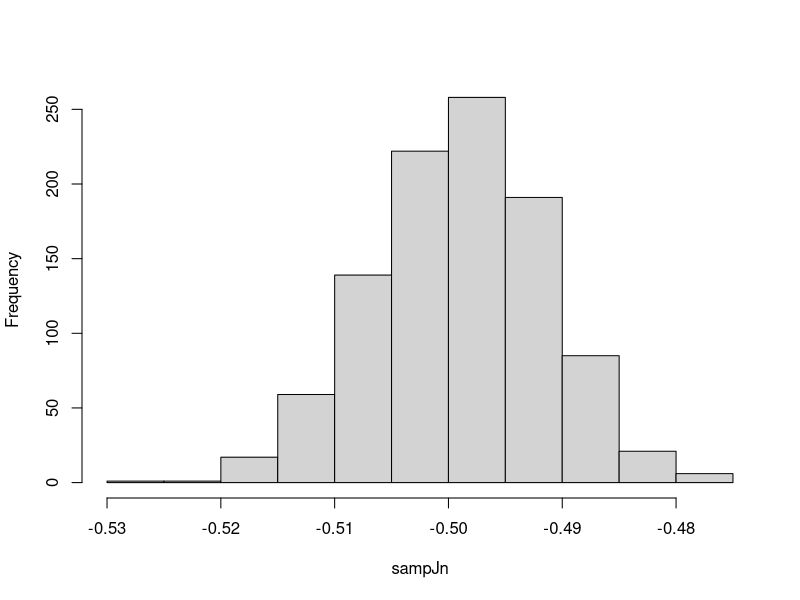
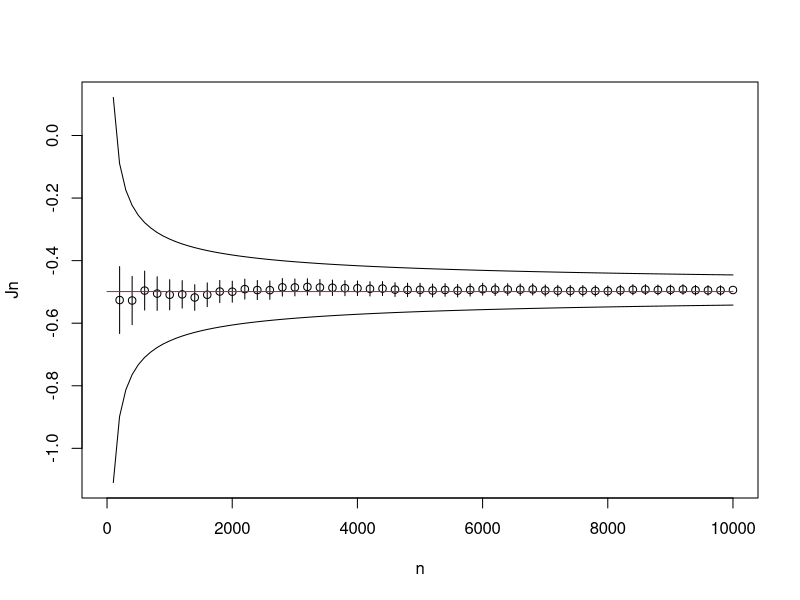

The R script that drew these images, in order: (Note: this script raises an error after producing the figures.)
## ---- chunk 1
func <- function(x){
  ifelse(x > 0 & x < 1, sin(x - 3.1415 / 3), 0)
}

n <- 10000
## ---- chunk 2
J <- integrate(func, lower = 0, upper = 1)$value
J
## ---- chunk 3
trapezInt <- function(func, step, lower = 0, upper = 1) {
  backValue <- func(lower)
  valueInt <- 0
  
  for (x in seq(lower + step, upper, step)){
    valueInt <- valueInt + (backValue + func(x)) / 2 * step
    backValue <- func(x)
  }
  
  valueInt
}

step <- 0.001
trapezInt(func, 0.001, 0, 1)
## ---- chunk 4
monteCarloInt <- function(func, prob, samp, dimension = 1){
  sum <- 0
  num <- length(samp)
  list.arg <- list()
  
  for (i in 1:dimension){
    list.arg[[i]] <- samp[seq(i, num, dimension)] 
  }
  
  mean(do.call(func, list.arg) / do.call(prob, list.arg))
}

monteCarloInt(func, dnorm, rnorm(n), 1)
## ---- chunk 5
rJn <- function(n, func, prob, gen_samp, dimension = 1) {
  replicate(n, monteCarloInt(func, prob, gen_samp(), dimension))
}

N <- 1000
sampJn <- rJn(N, func, function(x) dnorm(x), function() rnorm(n), 1)
hist(sampJn, xlab = "sampJn", main = "")
## ---- chunk 6
confidInterMonteCarlo <- function(func, prob, samp, dimension = 1, gamma = 0.95) {
  Jn <- monteCarloInt(func, prob, samp, dimension)
  num <- length(samp)
  list.arg <- list()
  
  for (i in 1:dimension){
    list.arg[[i]] <- samp[seq(i, num, dimension)] 
  }
  
  v <- sqrt(mean((do.call(func, list.arg) / do.call(prob, list.arg)) ** 2) - Jn ** 2)
  c(Jn - v * qnorm((gamma + 1) / 2) / sqrt(num / dimension), Jn, Jn + v * qnorm((gamma + 1) / 2) / sqrt(num / dimension))
}

confInter <- confidInterMonteCarlo(func, function(x) dnorm(x), rnorm(n), 1)
confInter
## ---- chunk 7
countIn <- 0

for (i in 1:N){
  confInter <- confidInterMonteCarlo(func, function(x) dnorm(x), rnorm(n), 1)
  if (J > confInter[1] & J < confInter[3]){
    countIn <- countIn + 1
  }
}

countIn / N
## ---- chunk 8
funcConfidInterMonteCarlo <- function(func, prob, samp, dimension = 1, gamma = 0.95) {
  Jn <- monteCarloInt(func, prob, samp, dimension)
  num <- length(samp)
  list.arg <- list()
  
  for (i in 1:dimension){
    list.arg[[i]] <- samp[seq(i, num, dimension)] 
  }
  
  num <- num / dimension
  v <- sqrt(mean((do.call(func, list.arg) / do.call(prob, list.arg)) ** 2) - Jn ** 2)
  c(function(t) Jn - v * qnorm((gamma + 1) / 2) * sqrt(num) * (0.1 + 3.15 * sqrt(t)) / floor(num * t),
    function(t) Jn + v * qnorm((gamma + 1) / 2) * sqrt(num) * (0.1 + 3.15 * sqrt(t)) / floor(num * t))
}

samp <- rnorm(n)
Jn <- monteCarloInt(func, function(x) dnorm(x), samp, 1)
funcCondInter <- funcConfidInterMonteCarlo(func, function(x) dnorm(x), samp, 1)

plot(n, Jn, xlim = c(0, n), ylim = c(funcCondInter[[1]](0.01), funcCondInter[[2]](0.01)))
lines(x = n * seq(0.01, 1, 0.01), y = funcCondInter[[1]](seq(0.01, 1, 0.01)))
lines(x = n * seq(0.01, 1, 0.01), y = funcCondInter[[2]](seq(0.01, 1, 0.01)))

subJn <- c()

for (i in seq(1, n, n / 50)) {
  subJn <- confidInterMonteCarlo(func, function(x) dnorm(x), samp[1:i], 1)
  lines(x = rep(i, 3), subJn, type = 'l')
  points(x = i, subJn[2])
}
lines(x = c(0, n), y = c(J, J), col = "red")
## ---- chunk 9
numJnInInter <- N
for (i in 1:N) {
  samp <- rnorm(n)
  
  for (t in seq(0.01, 1, 0.01)) {
    Jnt <- monteCarloInt(func, function(x) dnorm(x), samp[1:(n * t)], 1)
    if (funcCondInter[[1]](t) > Jnt | funcCondInter[[2]](t) < Jnt) {
      numJnInInter <- numJnInInter - 1
      break
    }
  }
}

numJnInInter / N
## ---- chunk 10
var22 <- function(x, y, z, a = 0, b = 1, c = 1, p = 1){
  ifelse(x > 0 & y > a & y < b * x & z > 0 & z < c * x, 4 / pi * x ** (-2) * exp(-p * x ** 2 - y ** 2 - z ** 2), 0)
}
## ---- chunk 11
J.var22 <- 0.8952096
J.var22
## ---- chunk 12
integrate_cubes_v <- function(func, xlim = c(0, 1), ylim = c(0, 1), zlim = c(0, 1), epsilon = 1e-2){
  grid <- expand.grid(seq(xlim[1] + epsilon / 2, xlim[2], epsilon), seq(ylim[1] + epsilon / 2, ylim[2], epsilon), seq(zlim[1] + epsilon / 2, zlim[2], epsilon))
  sum(func(grid[, 1], grid[, 2], grid[, 3])) * (epsilon ** 3)
}

integrate_cubes <- function(func, xlim = c(0, 1), ylim = c(0, 1), zlim = c(0, 1), epsilon = 1e-2){
  sum <- 0
  
  for (x in seq(xlim[1], xlim[2], epsilon)){
    for (y in seq(ylim[1], ylim[2], epsilon)){
      for (z in seq(zlim[1], zlim[2], epsilon)){
        sum <- sum + func(x + epsilon / 2, y + epsilon / 2, z + epsilon / 2)
      } 
    } 
  }
  
  sum * (epsilon ** 3)
}

integrate_cubes(var22, c(0, 3), c(0, 3), c(0, 3), 0.03)
integrate_cubes_v(var22, c(0, 3), c(0, 3), c(0, 3), 0.01)
## ---- chunk 13
n <- 100000
monteCarloInt(var22, function(x, y, z) 1 / (3 ** 3), runif(3 * n, 0, 3), 3)
## ---- chunk 14
confidInterMonteCarlo(var22, function(x, y, z) 1 / (3 ** 3), runif(3 * n, 0, 3), 3)
## ---- chunk 15
var22modified <- function(t, u, v, a = 0, b = 1, c = 1, p = 1){
  x <- log(1 / (1 - t))
  y <- u * (b * log(1 / (1 - t)) - a) + a
  z <- v * c * log(1 / (1 - t))
  
  ifelse(t > 0 & t < 1 & u > 0 & u < 1 & v > 0 & v < 1, 4 / pi * x ** (-2) * exp(-p * x ** 2 - y ** 2 - z ** 2) * exp(x) * c * x * (b * x - a), 0)
}
## ---- chunk 16
monteCarloInt(var22modified, function(x, y, z) 1, runif(3 * n, 0, 1), 3)
## ---- chunk 17
confidInterMonteCarlo(var22modified, function(x, y, z) 1, runif(3 * n, 0, 1), 3)
## ---- chunk 18
sampJn <- rJn(N, var22modified, function(x, y, z) 1, function() runif(3 * n, 0, 1), 3)
hist(sampJn, xlab = "sampJn", main = "")
## ---- chunk 19
countIn <- 0

for (i in 1:N){
  confInter <- confidInterMonteCarlo(var22modified, function(x, y, z) 1, runif(3 * n, 0, 1), 3)
  if (J.var22 > confInter[1] & J.var22 < confInter[3]){
    countIn <- countIn + 1
  }
}

countIn / N
## ---- chunk 20
samp <- runif(3 * n, 0, 1)
Jn <- monteCarloInt(var22modified, function(x, y, z) 1, samp, 3)
funcCondInter <- funcConfidInterMonteCarlo(var22modified, function(x, y, z) 1, samp, 3)

plot(n, Jn, xlim = c(0, n), ylim = c(funcCondInter[[1]](0.01), funcCondInter[[2]](0.01)))
lines(x = n * seq(0.01, 1, 0.01), y = funcCondInter[[1]](seq(0.01, 1, 0.01)))
lines(x = n * seq(0.01, 1, 0.01), y = funcCondInter[[2]](seq(0.01, 1, 0.01)))

subJn <- c()

for (i in seq(1, n, n / 50)) {
  subJn <- confidInterMonteCarlo(var22modified, function(x, y, z) 1, samp[1:(3 * i)], 3)
  lines(x = rep(i, 3), subJn, type = 'l')
  points(x = i, subJn[2])
}
lines(x = c(0, n), y = c(J.var22, J.var22), col = "red")
